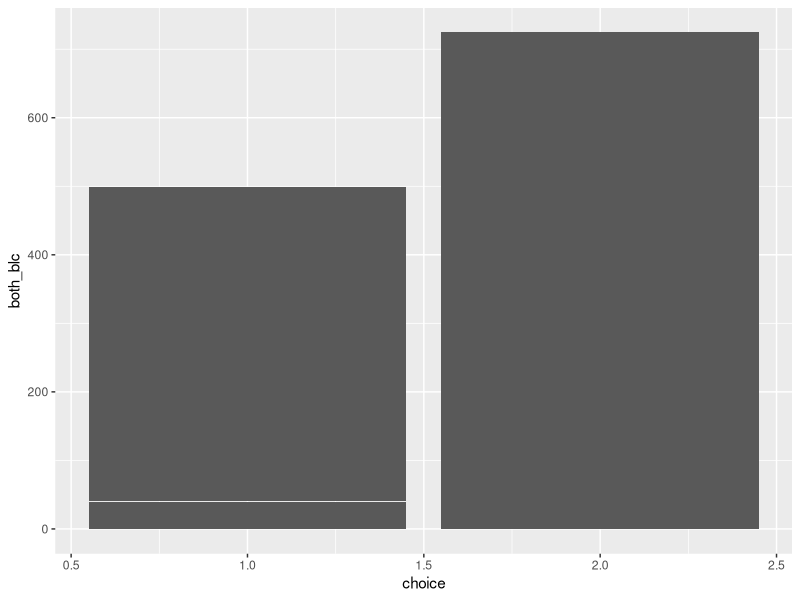
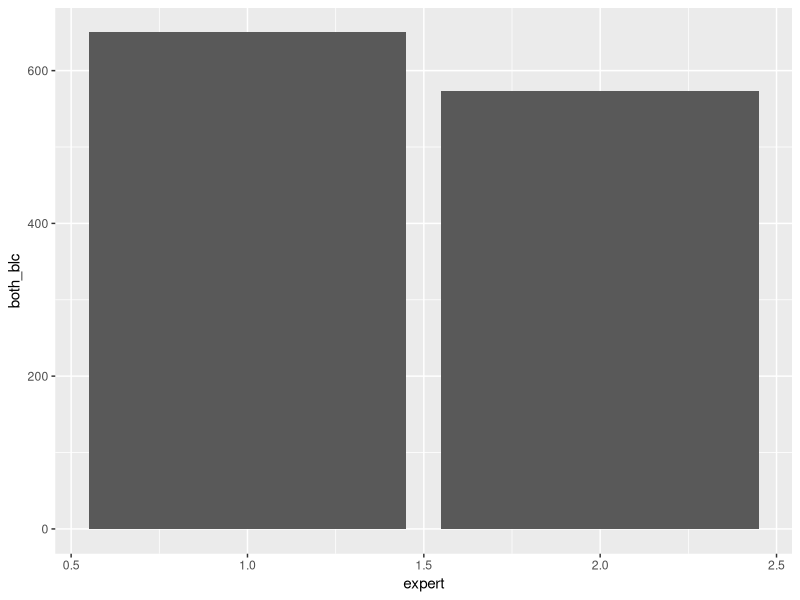

Reproduce these figures in R, in order. (Note: this script raises an error after producing the figures.)
library(tidyverse)
setwd("C:/Users/samha/Documents/GitHub/Optimality-Bias/1-19_in-class")
optdata <- read.csv("1-19_in-class_CLEANED DATASHEET.csv") %>% select(-1)

#I think my dataset is already fine, so here's some visualizations in prep
ggplot(optdata, aes(choice, both_blc)) + geom_bar(stat="identity")
ggplot(optdata, aes(expert, both_blc)) + geom_bar(stat="identity")
expertonly <- optdata %>% filter(expert=="Expert")
hist(expertonly$both_blc)
noviceonly <- optdata %>% filter(expert=="Non-expert")
hist(noviceonly$both_blc)
#seems that there is generally low blame, but the low blame is higher for
#experts. Also, the experts are blamed heavily more often. Might have to do
#a non-parametric test given the floor effect, but not sure if that's applicable

plot(expertonly$both_pkc, expertonly$both_exp)
cor.test(expertonly$both_pkc, expertonly$both_exp)
plot(noviceonly$both_pkc, noviceonly$both_exp)
cor.test(noviceonly$both_pkc, noviceonly$both_exp)
#this evidences that experts, when they make suboptimal decisions, are more so
#expected to give an explanation than non-experts who make suboptimal decisions.
#Suggests that there are greater expectations for experts.
